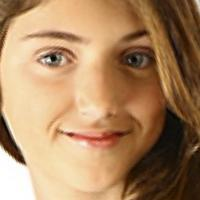
#> input picture datasets/UTKFace/15_1_0_20170109204354264.jpg.chip.jpg, 200 x 200 px; its folder holds only this picture in this run
$ python train_gender_model.py   (older library calls are emulated)
#> lines starting #> are read from the running program, lines starting #| are printed output that depends on the picture
"""
Gender Detection Model Training Script - Improved Version
Uses UTKFace dataset with scikit-learn RandomForest for better accuracy
UTKFace filename format: [age]_[gender]_[race]_[date&time].jpg.chip.jpg
Gender: 0 = Male, 1 = Female
"""

import os
import cv2
import numpy as np
from sklearn.model_selection import train_test_split
from sklearn.ensemble import RandomForestClassifier
from sklearn.preprocessing import StandardScaler
from sklearn.pipeline import Pipeline
import pickle
import glob

# Configuration
DATASET_PATH = "../datasets/UTKFace"
MODEL_PATH = "gender_model.pkl"
IMG_SIZE = 64  # Resize images to 64x64

def load_dataset():
    """Load UTKFace dataset and extract gender labels from filenames"""
    print("[INFO] Loading UTKFace dataset...")

    images = []
    labels = []

    # Get all image files
    image_files = glob.glob(os.path.join(DATASET_PATH, "*.jpg"))

    if len(image_files) == 0:
        raise FileNotFoundError(f"No images found in {DATASET_PATH}")

    print(f"[INFO] Found {len(image_files)} images")

    for i, img_path in enumerate(image_files):
        try:
            # Parse filename: [age]_[gender]_[race]_[date].jpg.chip.jpg
            filename = os.path.basename(img_path)
            parts = filename.split('_')

            if len(parts) < 3:
                continue

            # Extract gender (0 = Male, 1 = Female)
            gender = int(parts[1])

            # Load and preprocess image
            img = cv2.imread(img_path)
            if img is None:
                continue

            # Resize to standard size
            img = cv2.resize(img, (IMG_SIZE, IMG_SIZE))

            images.append(img)
            labels.append(gender)

            if (i + 1) % 2000 == 0:
                print(f"[INFO] Processed {i + 1}/{len(image_files)} images...")

        except Exception as e:
            continue

    print(f"[INFO] Successfully loaded {len(images)} images")
    return np.array(images), np.array(labels)

def extract_features(images):
    """Extract robust features from images"""
    print("[INFO] Extracting features...")
    features = []

    for i, img in enumerate(images):
        # Convert to different color spaces
        gray = cv2.cvtColor(img, cv2.COLOR_BGR2GRAY)
        hsv = cv2.cvtColor(img, cv2.COLOR_BGR2HSV)

        feature_list = []

        # 1. Grayscale histogram (16 bins)
        hist_gray = cv2.calcHist([gray], [0], None, [16], [0, 256]).flatten()
        hist_gray = hist_gray / (hist_gray.sum() + 1e-6)
        feature_list.extend(hist_gray)

        # 2. Color histogram (RGB - 8 bins each)
        for c in range(3):
            hist_c = cv2.calcHist([img], [c], None, [8], [0, 256]).flatten()
            hist_c = hist_c / (hist_c.sum() + 1e-6)
            feature_list.extend(hist_c)

        # 3. HOG-like features (gradient orientations)
        gx = cv2.Sobel(gray, cv2.CV_64F, 1, 0, ksize=3)
        gy = cv2.Sobel(gray, cv2.CV_64F, 0, 1, ksize=3)
        magnitude = np.sqrt(gx**2 + gy**2)
        orientation = np.arctan2(gy, gx)

        # Gradient magnitude histogram (8 bins)
        hist_mag = np.histogram(magnitude, bins=8, range=(0, magnitude.max() + 1e-6))[0]
        hist_mag = hist_mag / (hist_mag.sum() + 1e-6)
        feature_list.extend(hist_mag)

        # Gradient orientation histogram (8 bins)
        hist_ori = np.histogram(orientation, bins=8, range=(-np.pi, np.pi))[0]
        hist_ori = hist_ori / (hist_ori.sum() + 1e-6)
        feature_list.extend(hist_ori)

        # 4. Local Binary Pattern-like features
        center = gray[1:-1, 1:-1].astype(np.float32)
        neighbors = [
            gray[:-2, :-2], gray[:-2, 1:-1], gray[:-2, 2:],
            gray[1:-1, :-2], gray[1:-1, 2:],
            gray[2:, :-2], gray[2:, 1:-1], gray[2:, 2:]
        ]
        lbp_code = np.zeros_like(center, dtype=np.uint8)
        for idx, n in enumerate(neighbors):
            lbp_code += ((n >= center).astype(np.uint8) << idx)

        hist_lbp = np.histogram(lbp_code, bins=32, range=(0, 256))[0]
        hist_lbp = hist_lbp / (hist_lbp.sum() + 1e-6)
        feature_list.extend(hist_lbp)

        # 5. Face region statistics
        upper = gray[:IMG_SIZE//3, :]
        feature_list.extend([upper.mean() / 255.0, upper.std() / 128.0])

        middle = gray[IMG_SIZE//3:2*IMG_SIZE//3, :]
        feature_list.extend([middle.mean() / 255.0, middle.std() / 128.0])

        lower = gray[2*IMG_SIZE//3:, :]
        feature_list.extend([lower.mean() / 255.0, lower.std() / 128.0])

        # 6. Symmetry features
        left_half = gray[:, :IMG_SIZE//2]
        right_half = cv2.flip(gray[:, IMG_SIZE//2:], 1)
        min_w = min(left_half.shape[1], right_half.shape[1])
        symmetry_diff = np.abs(left_half[:, :min_w].astype(float) - right_half[:, :min_w].astype(float))
        feature_list.extend([symmetry_diff.mean() / 128.0, symmetry_diff.std() / 64.0])

        # 7. Texture features from Laplacian
        lap = cv2.Laplacian(gray, cv2.CV_64F)
        feature_list.extend([lap.mean() / 128.0, lap.std() / 64.0, lap.var() / 4096.0])

        # 8. Edge density
        edges = cv2.Canny(gray, 50, 150)
        edge_density = np.sum(edges > 0) / (IMG_SIZE * IMG_SIZE)
        feature_list.append(edge_density)

        # 9. Downsampled image (8x8 = 64 features)
        small = cv2.resize(gray, (8, 8)).flatten() / 255.0
        feature_list.extend(small)

        features.append(feature_list)

        if (i + 1) % 5000 == 0:
            print(f"  Processed {i + 1}/{len(images)} images...")

    return np.array(features)

def train_model(X_train, y_train, X_val, y_val):
    """Train Random Forest classifier"""
    print("\n[INFO] Training Random Forest classifier...")

    # Create pipeline with scaler and classifier
    model = Pipeline([
        ('scaler', StandardScaler()),
        ('classifier', RandomForestClassifier(
            n_estimators=200,
            max_depth=20,
            min_samples_split=5,
            min_samples_leaf=2,
            max_features='sqrt',
            n_jobs=-1,
            random_state=42,
            class_weight='balanced'
        ))
    ])

    # Combine train and validation for final training
    X_combined = np.vstack([X_train, X_val])
    y_combined = np.concatenate([y_train, y_val])

    print("[INFO] Fitting model on combined training data...")
    model.fit(X_combined, y_combined)

    # Evaluate on validation set
    train_acc = model.score(X_train, y_train)
    val_acc = model.score(X_val, y_val)

    print(f"\n[INFO] Training Accuracy: {train_acc:.4f}")
    print(f"[INFO] Validation Accuracy: {val_acc:.4f}")

    return model

def main():
    print("=" * 50)
    print("Gender Detection Model Training (Improved)")
    print("=" * 50)

    # Load dataset
    images, labels = load_dataset()
#> in load_dataset, img is the input picture: shape (200, 200, 3); mean B, G, R 97.9, 134.2, 171.1
#> in load_dataset, `img = cv2.resize(img, (IMG_SIZE, IMG_SIZE))`:
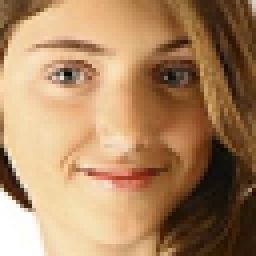
#> img: shape (64, 64, 3) (shown 4 times larger); mean B, G, R 97.9, 134.1, 171
#| [INFO] Successfully loaded 1 images
#> labels = [1]

    # Print class distribution
    male_count = np.sum(labels == 0)
#> male_count = 0
    female_count = np.sum(labels == 1)
#> female_count = 1
    print(f"\n[INFO] Class Distribution:")
    print(f"  Male (0): {male_count}")
#|   Male (0): 0
    print(f"  Female (1): {female_count}")
#|   Female (1): 1

    # Extract features
    features = extract_features(images)
#> the loop in extract_features, `for i, img in enumerate(images):` made 1 pass
#> (hist_mag, hist_ori, min_w, edge_density) on pass 1: ([2874, 782, 242, 112, 44, 17, 9, 16], [0.142, 0.0798, 0.0745, 0.109, 0.0913, 0.0933, 0.135, 0.275], 32, 0.215)
#> pass 1, in extract_features, `gray = cv2.cvtColor(img, cv2.COLOR_BGR2GRAY)`:
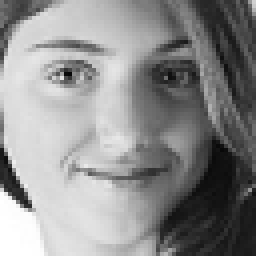
#> gray: shape (64, 64) (shown 4 times larger); min 7, max 255, mean 141
#> pass 1, in extract_features, `gy = cv2.Sobel(gray, cv2.CV_64F, 0, 1, ksize=3)`:
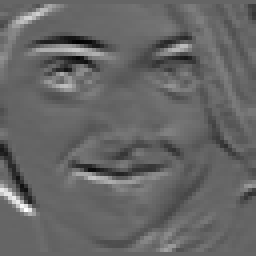
#> gy: shape (64, 64) float64 (shown 4 times larger); min -491, max 746, mean 4.4; drawn with min black and max white
#> after the loop in extract_features, `for i, img in enumerate(images):`:
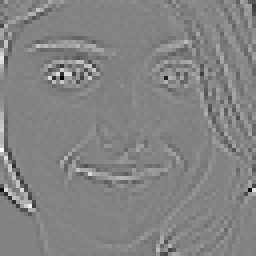
#> lap: shape (64, 64) float64 (shown 4 times larger); min -390, max 366, mean 0.2; drawn with min black and max white
#> after the loop in extract_features, `for i, img in enumerate(images):`:
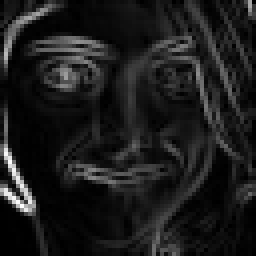
#> magnitude: shape (64, 64) float64 (shown 4 times larger); min 0, max 881.6, mean 98.4; drawn with min black and max white
#> after the loop in extract_features, `for i, img in enumerate(images):`:
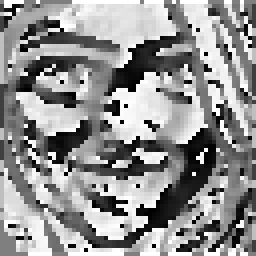
#> orientation: shape (64, 64) float64 (shown 4 times larger); min -3.14, max 3.14, mean 0.465; drawn with min black and max white
#> after the loop in extract_features, `for i, img in enumerate(images):`:
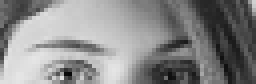
#> upper: shape (21, 64) (shown 4 times larger); min 7, max 229, mean 136.3
#> after the loop in extract_features, `for i, img in enumerate(images):`: features = 1 item
    print(f"[INFO] Feature vector size: {features.shape[1]}")
#| [INFO] Feature vector size: 164

    # Split dataset
#> (the run stopped early here; a loop or call above may not have finished)

$ run again, on datasets/UTKFace/18_0_0_20170110231644037.jpg.chip.jpg
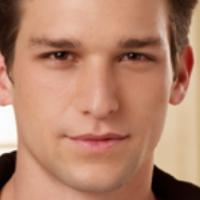
#> input picture datasets/UTKFace/18_0_0_20170110231644037.jpg.chip.jpg, 200 x 200 px
#> in load_dataset, img is the input picture: shape (200, 200, 3); mean B, G, R 107.8, 131.7, 180.8
#> img: shape (64, 64, 3)
#| [INFO] Successfully loaded 1 images
#> labels = [0]
#> male_count = 1
#> female_count = 0
#|   Male (0): 1
#|   Female (1): 0
#> the loop in extract_features, `for i, img in enumerate(images):` made 1 pass
#> (hist_mag, hist_ori, min_w, edge_density) on pass 1: ([2957, 672, 256, 112, 59, 19, 14, 7], [0.11, 0.114, 0.111, 0.139, 0.178, 0.0696, 0.115, 0.164], 32, 0.16)
#> pass 1, in extract_features, `gy = cv2.Sobel(gray, cv2.CV_64F, 0, 1, ksize=3)`:
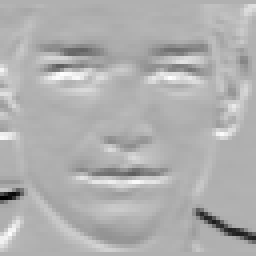
#> gy: shape (64, 64) float64 (shown 4 times larger); min -878, max 387, mean -3.1; drawn with min black and max white
#> after the loop in extract_features, `for i, img in enumerate(images):`:
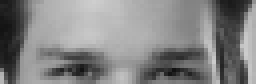
#> upper: shape (21, 64) (shown 4 times larger); min 17, max 206, mean 131.2
#> after the loop in extract_features, `for i, img in enumerate(images):`: features = 1 item
#| [INFO] Feature vector size: 164

$ run again, on datasets/UTKFace/1_0_0_20161219191041403.jpg.chip.jpg
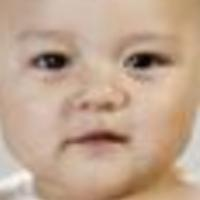
#> input picture datasets/UTKFace/1_0_0_20161219191041403.jpg.chip.jpg, 200 x 200 px
#> in load_dataset, img is the input picture: shape (200, 200, 3); mean B, G, R 143, 164.9, 192.6
#> img: shape (64, 64, 3)
#| [INFO] Successfully loaded 1 images
#> labels = [0]
#> male_count = 1
#> female_count = 0
#|   Male (0): 1
#|   Female (1): 0
#> the loop in extract_features, `for i, img in enumerate(images):` made 1 pass
#> (hist_mag, hist_ori, min_w, edge_density) on pass 1: ([2893, 695, 240, 116, 62, 47, 30, 13], [0.114, 0.163, 0.149, 0.117, 0.121, 0.129, 0.11, 0.0984], 32, 0.119)
#> pass 1, in extract_features, `gy = cv2.Sobel(gray, cv2.CV_64F, 0, 1, ksize=3)`:
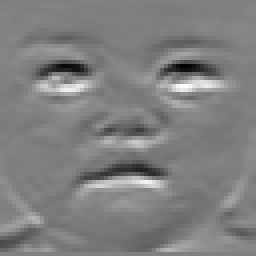
#> gy: shape (64, 64) float64 (shown 4 times larger); min -531, max 521, mean -3.3; drawn with min black and max white
#> after the loop in extract_features, `for i, img in enumerate(images):`:
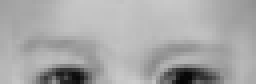
#> upper: shape (21, 64) (shown 4 times larger); min 6, max 203, mean 167.8
#> after the loop in extract_features, `for i, img in enumerate(images):`: features = 1 item
#| [INFO] Feature vector size: 164

$ run again, on datasets/UTKFace/1_0_2_20161219211505437.jpg.chip.jpg
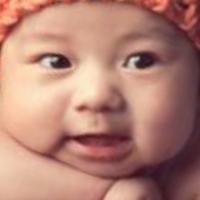
#> input picture datasets/UTKFace/1_0_2_20161219211505437.jpg.chip.jpg, 200 x 200 px
#> in load_dataset, img is the input picture: shape (200, 200, 3); mean B, G, R 116.3, 129.8, 178.9
#> img: shape (64, 64, 3)
#| [INFO] Successfully loaded 1 images
#> labels = [0]
#> male_count = 1
#> female_count = 0
#|   Male (0): 1
#|   Female (1): 0
#> the loop in extract_features, `for i, img in enumerate(images):` made 1 pass
#> (hist_mag, hist_ori, min_w, edge_density) on pass 1: ([2135, 1138, 440, 184, 92, 55, 33, 19], [0.181, 0.19, 0.0933, 0.0696, 0.0864, 0.0842, 0.16, 0.135], 32, 0.209)
#> after the loop in extract_features, `for i, img in enumerate(images):`:
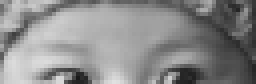
#> upper: shape (21, 64) (shown 4 times larger); min 25, max 224, mean 138.9
#> after the loop in extract_features, `for i, img in enumerate(images):`: features = 1 item
#| [INFO] Feature vector size: 164
